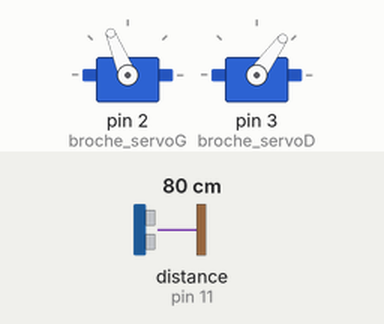
This sketch was run on a simulated Arduino Uno, built with avr-gcc and run on an emulated ATmega328P. Shown: 2 × servo. Wiring (inferred from the names in the program): ultrasonic range finder: trigger pin 12; echo pin 11. The inputs (shaded band) are chosen by the test bench; at power-on: distance to the obstacle (sensor on pin 11) 80 cm. The echo pulse lasts 58.3 µs per cm.

Above: at 1.2 s.
1.3 s: distance to the obstacle (sensor on pin 11) set to 18 cm
2.8 s: distance to the obstacle (sensor on pin 11) set to 14 cm
At 3.5 s:
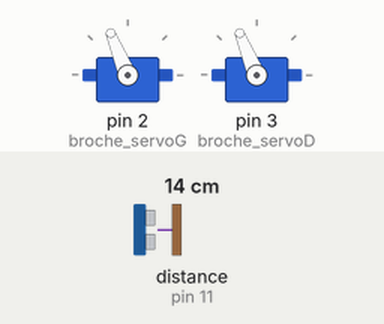
4.3 s: distance to the obstacle (sensor on pin 11) set to 35 cm
At 5.4 s:
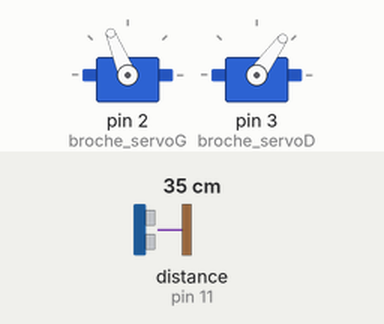
5.8 s: distance to the obstacle (sensor on pin 11) set to 2 cm
At 6.7 s:
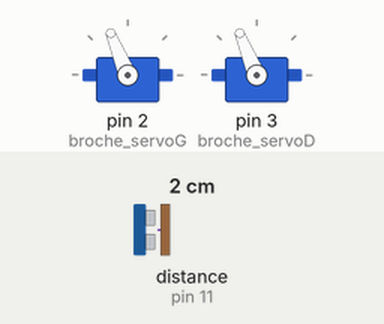
Timing chart, 0 to 8.3 s (numbered marks = the images above; inputs shaded):
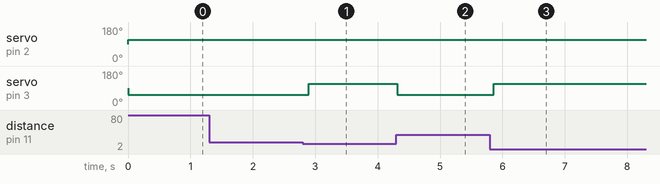

The sketch:

tortothierry.ino
```cpp
#include <Servo.h> // librairie pour servomoteur

// --- Déclaration des constantes utiles ---

//--- Constantes utilisées avec le servomoteur
const int MAX_ARRIERE=1100; // largeur impulsion pour position ANGLE_MIN degrés du servomoteur ; min=1000
const int ARRET=1490; // largeur impulsion pour position ANGLE_MEDIANE degrés du servomoteur
const int MAX_AVANT=1700; // largeur impulsion pour position ANGLE_MAX degrés du servomoteur ; max=2000
const int DISTANCE_STOP=15;//distance a laquelle il faut changer de direction en cm

// classiquement : centrage sur 1500 - maxi sens 1 = 1000 et maxi sens 2 = 2000

// --- Déclaration des constantes des broches E/S numériques ---
// Servos
const int broche_servoG=2; // Constante pour la broche 2
const int broche_servoD=3; // Constante pour la broche 3
// capteur US
const int trig = 12;// fil orange
const int echo = 11;// fl marron

long lecture_echo;
long cm;

//--- Création objet servomoteur
Servo servoD;  // crée un objet servo pour contrôler le servomoteur Droit
Servo servoG;  // crée un objet servo pour contrôler le servomoteur Gauche


// ////////////////////////// 2. FONCTION SETUP = Code d'initialisation //////////////////////////
// La fonction setup() est exécutée en premier et 1 seule fois, au démarrage du programme

void setup()   { // debut de la fonction setup()

// --- ici instructions à exécuter 1 seule fois au démarrage du programme ---

// ------- Initialisation fonctionnalités utilisées -------

//--- Initialisation Servomoteur
 servoG.attach(broche_servoG);  // attache l'objet servo à la broche de commande du servomoteur
 servoD.attach(broche_servoD);  // attache l'objet servo à la broche de commande du servomoteur

// ------- Broches en sorties numériques -------
 pinMode (broche_servoD,OUTPUT); // Broche broche_servo configurée en sortie
 pinMode (broche_servoG,OUTPUT); // Broche broche_servo configurée en sortie

 pinMode(trig, OUTPUT);
 digitalWrite(trig, LOW);
 pinMode(echo, INPUT);
 Serial.begin(9600); //seulement pour debuggage

} // fin de la fonction setup()
// ********************************************************************************

void loop(){ // debut de la fonction loop()
  if (distance()>DISTANCE_STOP){
    marcheAvant();}
  else{
    tourner();}
}

void marcheAvant(){
//--- marche avant
  if (!servoD.attached()) servoD.attach(broche_servoD); // attache le servomoteur à la broche si pas attaché
  if (!servoG.attached()) servoG.attach(broche_servoG);
  servoG.writeMicroseconds(MAX_AVANT);
  servoD.writeMicroseconds(MAX_ARRIERE);
  delay(100);
}

void tourner(){
//--- tourner
  if (!servoD.attached()) servoD.attach(broche_servoD); // attache le servomoteur à la broche si pas attaché
  if (!servoG.attached()) servoG.attach(broche_servoG);
  servoG.writeMicroseconds(MAX_AVANT);
  servoD.writeMicroseconds(MAX_AVANT);
  delay(100);
}

long distance(){
  digitalWrite(trig, HIGH);
  delayMicroseconds(10);
  digitalWrite(trig, LOW);
  lecture_echo = pulseIn(echo, HIGH);
  cm = lecture_echo / 58;

  /*uniquement pour debuggage
  Serial.print("Distancem : ");
  Serial.println(cm);*/

  return cm;
}
```

Measured:
- the behaviour switches between 17 and 16 cm on distance to the obstacle (sensor on pin 11) (found by bisection; images 0 and 1)
- after the input at 1.3 s, every drawn part: stays the same
- after the input at 2.8 s, servo on pin 3 (broche_servoD): 54° → 112° after 0.10 s
- after the input at 4.3 s, servo on pin 3 (broche_servoD): 112° → 54° at once
- after the input at 5.8 s, servo on pin 3 (broche_servoD): 54° → 112° after 0.06 s
